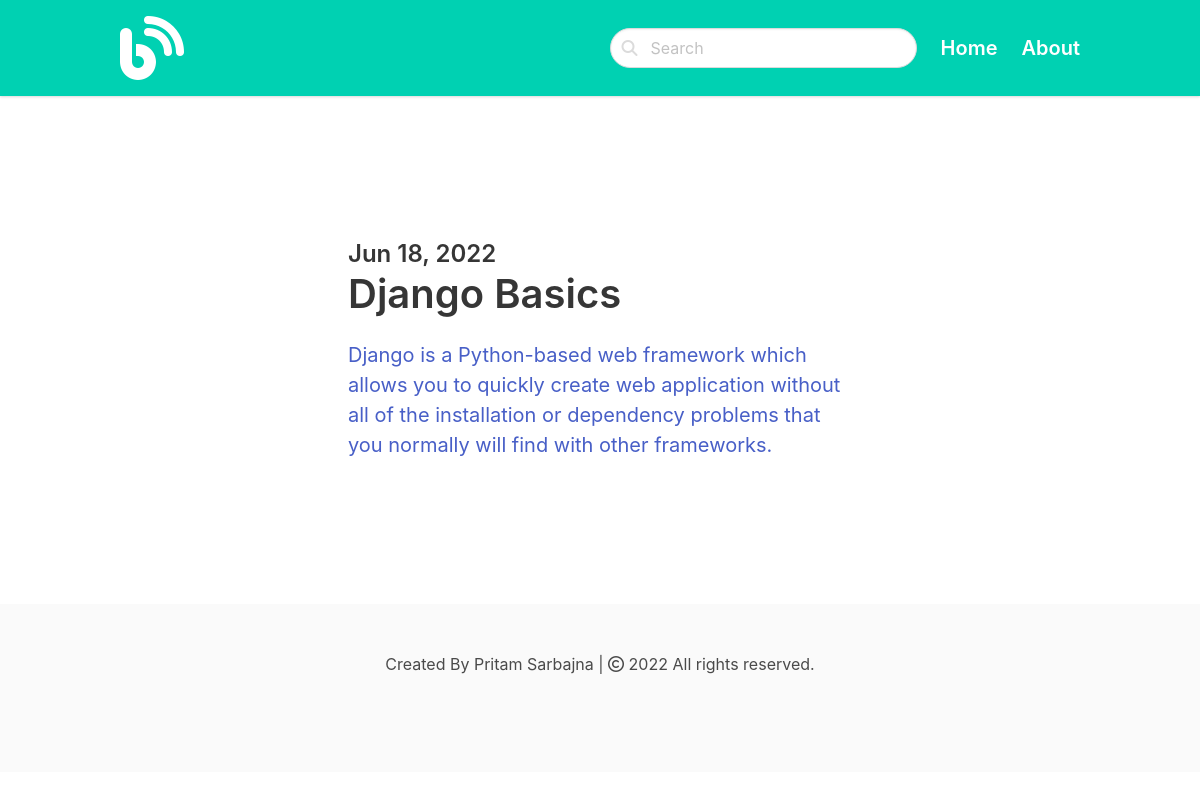
/django/, run on the app's committed database.
### blog/models.py (models this page shows, shortened)
class Post(models.Model):
    ACTIVE='active'
    DRAFT='draft'
    CHOICES_STATUS=(
        (ACTIVE, 'Active'),
        (DRAFT, 'Draft')
    )
    category=models.ForeignKey(Category, related_name='posts', on_delete=models.CASCADE)
    title=models.CharField(max_length=200)
    slug=models.SlugField()
    intro=models.TextField()
    body=models.TextField()
    created_at=models.DateTimeField(default=datetime.now, blank=True)
    status=models.CharField(max_length=10, choices=CHOICES_STATUS, default=ACTIVE)
    image=models.ImageField(upload_to='uploads/', blank=True, null=True)
    class Meta:
        ordering = ('-created_at',)

### blog/views.py (the view)
# urls.py: path('<slug:slug>/', views.category, name='category_detail'),
def category(request, slug):
    category=get_object_or_404(Category, slug=slug)
    posts=category.posts.filter(status=Post.ACTIVE)
    return render(request, 'blog/category.html', {'category' : category, 'posts':posts})

### blog/templates/blog/category.html (shortened to what this page needs)
{% extends 'main/base.html' %}
{%block content %}
<section class="hero">
  <div class="hero-body">
    <div class="container">
      <section class="section">
        <div class="columns">
          <div class="column is-8 is-offset-2">
            {% for post in posts %}
            <div class="content is-medium">
              <a href="{% url 'post_detail' post.category.slug post.slug %}">
              <h2 class="subtitle is-4">{{post.created_at|date:'M d, Y'}}</h2>
              <h1 class="title">{{post.title}}</h1>
              <p>{{post.intro}}</p>
              </a>
            </div>
            {% empty %}
            <div class="content">
                <img src="https://qotoqot.com/sad-animations/img/150/shy/shy.gif" alt="">
                <p>There is no post in this category....</p>
            </div>
            {% endfor %}
          </div>
        </div>
      </section>
    </div>
  </div>
</section>
{% endblock content %}

### data on the page
Post: created_at "Jun 18, 2022", title "Django Basics", intro "Django is a Python-based web framework which allows you to quickly create web application without all of the installation or dependency problems that you normally will find with other frameworks."
